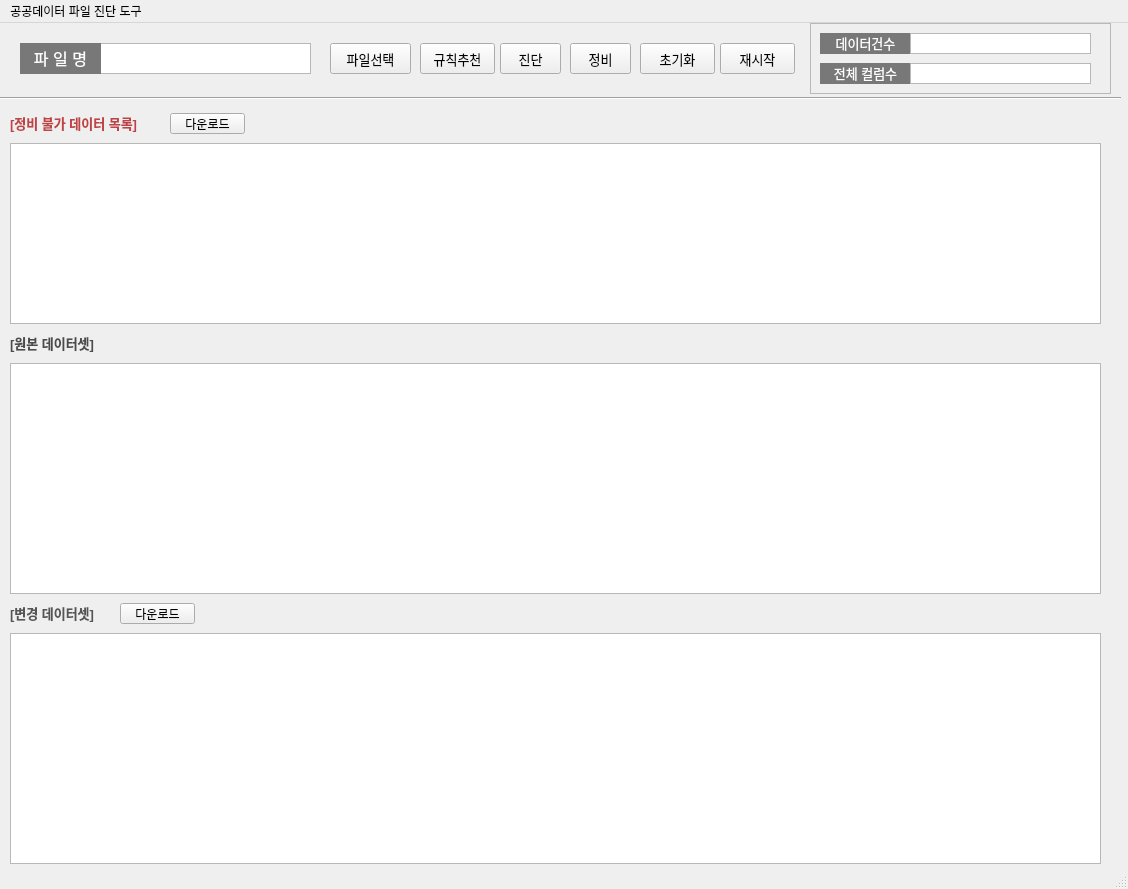
<?xml version="1.0" encoding="UTF-8"?>
<ui version="4.0">
 <class>MainWindow</class>
 <widget class="QMainWindow" name="MainWindow">
  <property name="geometry">
   <rect>
    <x>0</x>
    <y>0</y>
    <width>1128</width>
    <height>889</height>
   </rect>
  </property>
  <property name="windowTitle">
   <string>MainWindow</string>
  </property>
  <widget class="QWidget" name="centralwidget">
   <widget class="QTextBrowser" name="txtBr_file_nm">
    <property name="geometry">
     <rect>
      <x>100</x>
      <y>20</y>
      <width>211</width>
      <height>31</height>
     </rect>
    </property>
   </widget>
   <widget class="QPushButton" name="PBt_file_chc">
    <property name="geometry">
     <rect>
      <x>330</x>
      <y>20</y>
      <width>81</width>
      <height>31</height>
     </rect>
    </property>
    <property name="font">
     <font>
      <family>굴림</family>
      <pointsize>10</pointsize>
     </font>
    </property>
    <property name="text">
     <string>파일선택</string>
    </property>
   </widget>
   <widget class="QLabel" name="label_file_nm">
    <property name="geometry">
     <rect>
      <x>20</x>
      <y>20</y>
      <width>81</width>
      <height>31</height>
     </rect>
    </property>
    <property name="styleSheet">
     <string notr="true">background-color: rgb(120, 120, 120);
color: rgb(255, 255, 255);</string>
    </property>
    <property name="frameShape">
     <enum>QFrame::Box</enum>
    </property>
    <property name="lineWidth">
     <number>0</number>
    </property>
    <property name="text">
     <string>&lt;html&gt;&lt;head/&gt;&lt;body&gt;&lt;p align=&quot;center&quot;&gt;&lt;span style=&quot; font-size:12pt;&quot;&gt;파 일 명&lt;/span&gt;&lt;/p&gt;&lt;/body&gt;&lt;/html&gt;</string>
    </property>
    <property name="alignment">
     <set>Qt::AlignCenter</set>
    </property>
    <property name="margin">
     <number>0</number>
    </property>
   </widget>
   <widget class="QPushButton" name="pushButton">
    <property name="geometry">
     <rect>
      <x>420</x>
      <y>20</y>
      <width>75</width>
      <height>31</height>
     </rect>
    </property>
    <property name="font">
     <font>
      <pointsize>10</pointsize>
     </font>
    </property>
    <property name="text">
     <string>규칙추천</string>
    </property>
   </widget>
   <widget class="QPushButton" name="pushButton_2">
    <property name="geometry">
     <rect>
      <x>500</x>
      <y>20</y>
      <width>61</width>
      <height>31</height>
     </rect>
    </property>
    <property name="font">
     <font>
      <pointsize>10</pointsize>
     </font>
    </property>
    <property name="text">
     <string>진단</string>
    </property>
   </widget>
   <widget class="QPushButton" name="pushButton_4">
    <property name="geometry">
     <rect>
      <x>640</x>
      <y>20</y>
      <width>75</width>
      <height>31</height>
     </rect>
    </property>
    <property name="font">
     <font>
      <pointsize>10</pointsize>
     </font>
    </property>
    <property name="text">
     <string>초기화</string>
    </property>
   </widget>
   <widget class="QPushButton" name="pushButton_5">
    <property name="geometry">
     <rect>
      <x>720</x>
      <y>20</y>
      <width>75</width>
      <height>31</height>
     </rect>
    </property>
    <property name="font">
     <font>
      <pointsize>10</pointsize>
     </font>
    </property>
    <property name="text">
     <string>재시작</string>
    </property>
   </widget>
   <widget class="QPushButton" name="pushButton_3">
    <property name="geometry">
     <rect>
      <x>570</x>
      <y>20</y>
      <width>61</width>
      <height>31</height>
     </rect>
    </property>
    <property name="font">
     <font>
      <pointsize>10</pointsize>
     </font>
    </property>
    <property name="text">
     <string>정비</string>
    </property>
   </widget>
   <widget class="QFrame" name="frame">
    <property name="geometry">
     <rect>
      <x>810</x>
      <y>0</y>
      <width>301</width>
      <height>71</height>
     </rect>
    </property>
    <property name="focusPolicy">
     <enum>Qt::ClickFocus</enum>
    </property>
    <property name="frameShape">
     <enum>QFrame::StyledPanel</enum>
    </property>
    <property name="frameShadow">
     <enum>QFrame::Raised</enum>
    </property>
    <property name="lineWidth">
     <number>2</number>
    </property>
    <property name="midLineWidth">
     <number>0</number>
    </property>
    <widget class="QLabel" name="label_file_nm_2">
     <property name="geometry">
      <rect>
       <x>10</x>
       <y>10</y>
       <width>91</width>
       <height>21</height>
      </rect>
     </property>
     <property name="focusPolicy">
      <enum>Qt::NoFocus</enum>
     </property>
     <property name="styleSheet">
      <string notr="true">background-color: rgb(120, 120, 120);
color: rgb(255, 255, 255);</string>
     </property>
     <property name="frameShape">
      <enum>QFrame::Box</enum>
     </property>
     <property name="lineWidth">
      <number>0</number>
     </property>
     <property name="text">
      <string>&lt;html&gt;&lt;head/&gt;&lt;body&gt;&lt;p align=&quot;center&quot;&gt;&lt;span style=&quot; font-size:10pt;&quot;&gt;데이터건수&lt;/span&gt;&lt;/p&gt;&lt;/body&gt;&lt;/html&gt;</string>
     </property>
     <property name="alignment">
      <set>Qt::AlignCenter</set>
     </property>
    </widget>
    <widget class="QLabel" name="label_file_nm_3">
     <property name="geometry">
      <rect>
       <x>10</x>
       <y>40</y>
       <width>91</width>
       <height>21</height>
      </rect>
     </property>
     <property name="styleSheet">
      <string notr="true">background-color: rgb(120, 120, 120);
color: rgb(255, 255, 255);</string>
     </property>
     <property name="frameShape">
      <enum>QFrame::Box</enum>
     </property>
     <property name="lineWidth">
      <number>0</number>
     </property>
     <property name="text">
      <string>&lt;html&gt;&lt;head/&gt;&lt;body&gt;&lt;p align=&quot;center&quot;&gt;&lt;span style=&quot; font-size:10pt;&quot;&gt;전체 컬럼수&lt;/span&gt;&lt;/p&gt;&lt;/body&gt;&lt;/html&gt;</string>
     </property>
     <property name="alignment">
      <set>Qt::AlignCenter</set>
     </property>
    </widget>
    <widget class="QColumnView" name="columnView">
     <property name="geometry">
      <rect>
       <x>100</x>
       <y>10</y>
       <width>181</width>
       <height>21</height>
      </rect>
     </property>
    </widget>
    <widget class="QColumnView" name="columnView_2">
     <property name="geometry">
      <rect>
       <x>100</x>
       <y>40</y>
       <width>181</width>
       <height>21</height>
      </rect>
     </property>
    </widget>
   </widget>
   <widget class="QTableView" name="tableView_2">
    <property name="geometry">
     <rect>
      <x>10</x>
      <y>120</y>
      <width>1091</width>
      <height>181</height>
     </rect>
    </property>
   </widget>
   <widget class="QLabel" name="label_2">
    <property name="geometry">
     <rect>
      <x>10</x>
      <y>90</y>
      <width>161</width>
      <height>21</height>
     </rect>
    </property>
    <property name="styleSheet">
     <string notr="true">color: rgb(87, 87, 48);</string>
    </property>
    <property name="text">
     <string>&lt;html&gt;&lt;head/&gt;&lt;body&gt;&lt;p&gt;&lt;span style=&quot; font-size:10pt; font-weight:600; color:#bf4244;&quot;&gt;[정비 불가 데이터 목록]&lt;/span&gt;&lt;/p&gt;&lt;/body&gt;&lt;/html&gt;</string>
    </property>
   </widget>
   <widget class="Line" name="line">
    <property name="geometry">
     <rect>
      <x>0</x>
      <y>60</y>
      <width>1121</width>
      <height>31</height>
     </rect>
    </property>
    <property name="orientation">
     <enum>Qt::Horizontal</enum>
    </property>
   </widget>
   <widget class="QTableView" name="tableView_3">
    <property name="geometry">
     <rect>
      <x>10</x>
      <y>340</y>
      <width>1091</width>
      <height>231</height>
     </rect>
    </property>
   </widget>
   <widget class="QTableView" name="tableView_4">
    <property name="geometry">
     <rect>
      <x>10</x>
      <y>610</y>
      <width>1091</width>
      <height>231</height>
     </rect>
    </property>
   </widget>
   <widget class="QLabel" name="label_3">
    <property name="geometry">
     <rect>
      <x>10</x>
      <y>310</y>
      <width>111</width>
      <height>21</height>
     </rect>
    </property>
    <property name="styleSheet">
     <string notr="true">color: rgb(87, 87, 48);</string>
    </property>
    <property name="text">
     <string>&lt;html&gt;&lt;head/&gt;&lt;body&gt;&lt;p&gt;&lt;span style=&quot; font-size:10pt; font-weight:600; color:#4b4b4b;&quot;&gt;[원본 데이터셋]&lt;/span&gt;&lt;/p&gt;&lt;/body&gt;&lt;/html&gt;</string>
    </property>
   </widget>
   <widget class="QLabel" name="label_4">
    <property name="geometry">
     <rect>
      <x>10</x>
      <y>580</y>
      <width>111</width>
      <height>21</height>
     </rect>
    </property>
    <property name="styleSheet">
     <string notr="true">color: rgb(87, 87, 48);</string>
    </property>
    <property name="text">
     <string>&lt;html&gt;&lt;head/&gt;&lt;body&gt;&lt;p&gt;&lt;span style=&quot; font-size:10pt; font-weight:600; color:#555555;&quot;&gt;[변경 데이터셋]&lt;/span&gt;&lt;/p&gt;&lt;/body&gt;&lt;/html&gt;</string>
    </property>
   </widget>
   <widget class="QPushButton" name="pushButton_6">
    <property name="geometry">
     <rect>
      <x>170</x>
      <y>90</y>
      <width>75</width>
      <height>21</height>
     </rect>
    </property>
    <property name="text">
     <string>다운로드</string>
    </property>
   </widget>
   <widget class="QPushButton" name="pushButton_7">
    <property name="geometry">
     <rect>
      <x>120</x>
      <y>580</y>
      <width>75</width>
      <height>21</height>
     </rect>
    </property>
    <property name="text">
     <string>다운로드</string>
    </property>
   </widget>
  </widget>
  <widget class="QMenuBar" name="menubar">
   <property name="geometry">
    <rect>
     <x>0</x>
     <y>0</y>
     <width>1128</width>
     <height>21</height>
    </rect>
   </property>
   <widget class="QMenu" name="menu">
    <property name="title">
     <string>공공데이터 파일 진단 도구</string>
    </property>
   </widget>
   <addaction name="menu"/>
  </widget>
  <widget class="QStatusBar" name="statusbar"/>
 </widget>
 <resources/>
 <connections/>
</ui>
